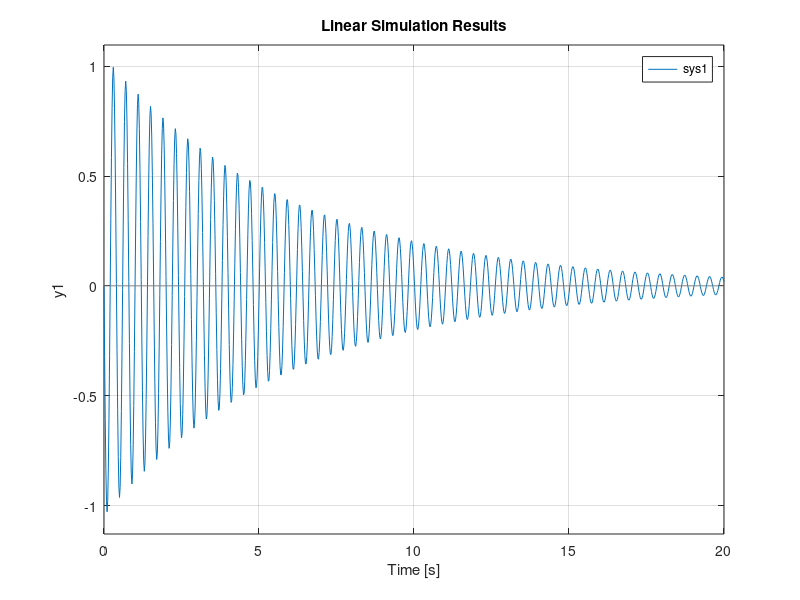

This chart was generated by the following MATLAB code:
num = [0,1];
den = [0.61,0.2,150];

sys = tf(num,den)
sys1 = ss(sys);
x0 = [1,0];
t = 0:0.02:20;
F = 0*t;
lsim(sys1,F,t,x0)
x = lsim(sys1,F,t,x0);